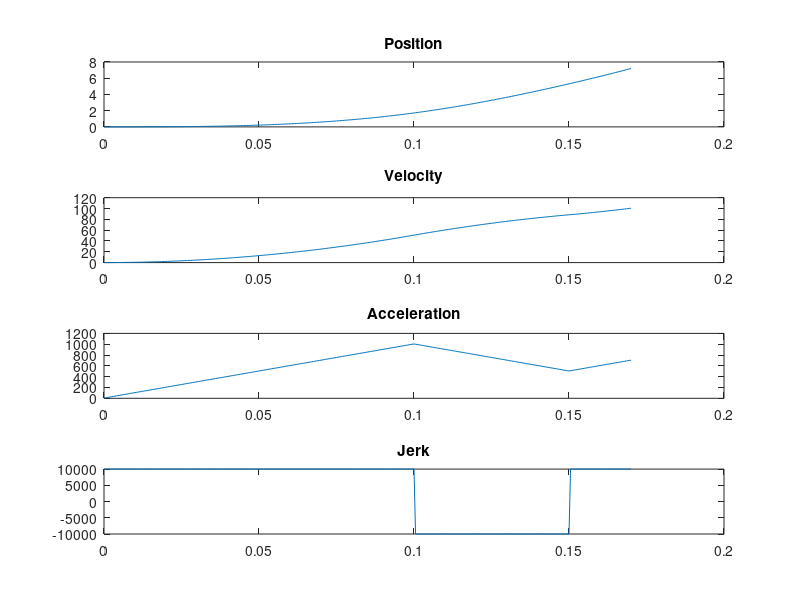

Write MATLAB code to recreate this figure. (Note: this script raises an error after producing the figure.)
clear; clc; close all;

%% 参数
D    = 1;
Vmax = 50.0;
Amax = 1000.0;
Jmax = 10000.0;

%% 时间计算（对称有匀速情况）
Tj = Amax/Jmax;
Ta = (Vmax/Amax) - Tj;

% 加速段位移
Dacc = Amax*(Tj^2 + 1.5*Tj*Ta + 0.5*Ta^2);

Tv = (D - 2*Dacc)/Vmax;

T_total = 4*Tj + 2*Ta + Tv;

%% 轨迹生成
dt = 0.0005;
t  = 0:dt:T_total;

x = zeros(size(t));
v = zeros(size(t));
a = zeros(size(t));
j = zeros(size(t));

x0=0; v0=0; a0=0;

for i=1:length(t)

    ti = t(i);

    if ti <= Tj
        J =  Jmax;

    elseif ti <= Tj+Ta
        J = 0;

    elseif ti <= 2*Tj+Ta
        J = -Jmax;

    elseif ti <= 2*Tj+Ta+Tv
        J = 0;

    elseif ti <= 3*Tj+Ta+Tv
        J = -Jmax;

    elseif ti <= 3*Tj+2*Ta+Tv
        J = 0;

    else
        J = Jmax;
    end

    % 数值积分（推荐工业做法）
    a0 = a0 + J*dt;
    v0 = v0 + a0*dt;
    x0 = x0 + v0*dt;

    j(i)=J;
    a(i)=a0;
    v(i)=v0;
    x(i)=x0;
end

%% 画图
figure;
subplot(4,1,1); plot(t,x); title('Position');
subplot(4,1,2); plot(t,v); title('Velocity');
subplot(4,1,3); plot(t,a); title('Acceleration');
subplot(4,1,4); plot(t,j); title('Jerk');
sgtitle('Correct Continuous 7-Segment S-Curve');
